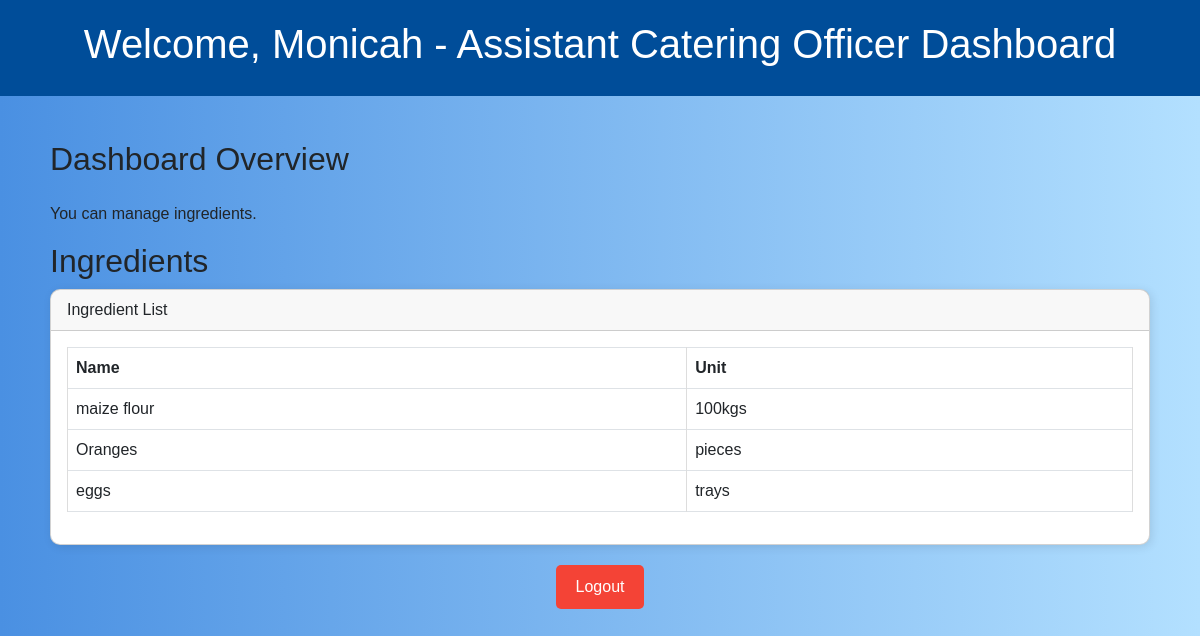
/assistant_catering_officer/ (signed in), run on an earlier commit of the app's database.
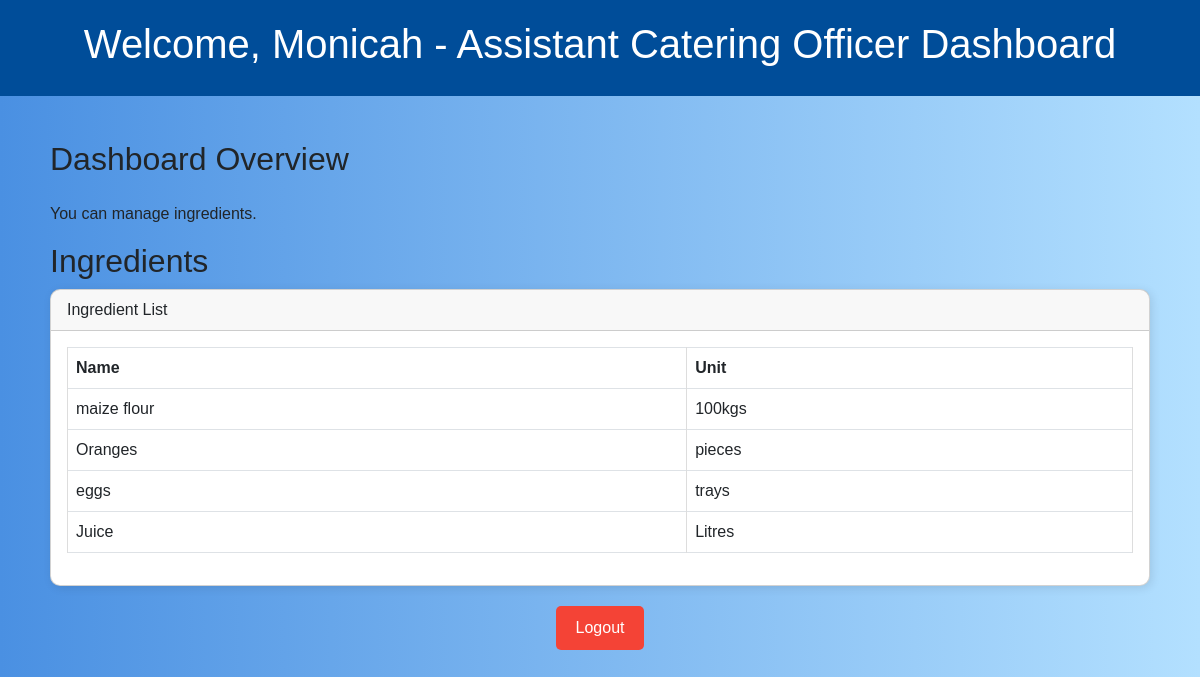
And on a later commit of the database.
### inventory/models.py (models this page shows, shortened)
class Ingredient(models.Model):
    name = models.CharField(max_length=255)
    unit = models.CharField(max_length=50)  # e.g., grams, liters

### inventory/views.py (the view)
# urls.py: path('assistant_catering_officer/', assistant_catering_officer_dashboard, name='assistant_catering_officer_dashboard_url'),
@login_required
def assistant_catering_officer_dashboard(request):
    ingredients =  Ingredient.objects.all()
    context = {
        'ingredients': ingredients
    }
    return render(request, 'accounts/assistant_catering_officer_dashboard.html', context)

### inventory/templates/accounts/assistant_catering_officer_dashboard.html (shortened to what this page needs)
<!DOCTYPE html>
<html lang="en">
<head>
    <link href="https://cdn.jsdelivr.net/npm/bootstrap@5.3.0/dist/css/bootstrap.min.css" rel="stylesheet">
</head>
<body>
    <header>
        <h1>Welcome, {{ user.username }} - Assistant Catering Officer Dashboard</h1>
    </header>
    <div class="container mt-4">
        <h2 class="mb-4">Dashboard Overview</h2>
        <p>You can manage ingredients.</p>
        <div class="table-container">
            <h2 class="section-title">Ingredients</h2>
            <div class="card">
                <div class="card-header">
                    Ingredient List
                </div>
                <div class="card-body">
                    <table class="table table-bordered">
                        <thead>
                            <tr>
                                <th>Name</th>
                                <th>Unit</th>
                            </tr>
                        </thead>
                        <tbody>
                            {% for ingredient in ingredients %}
                                <tr>
                                    <td>{{ ingredient.name }}</td>
                                    <td>{{ ingredient.unit }}</td>
                                </tr>
                            {% empty %}
                                <tr>
                                    <td colspan="2">No ingredients available.</td>
                                </tr>
                            {% endfor %}
                        </tbody>
                    </table>
                </div>
            </div>
        </div>
        <div class="text-center mt-3">
            <a href="{% url 'logout' %}" class="logout-link">Logout</a>
        </div>
    </div>
</body>
</html>

What changed in the data, as far as the page shows it:
added Ingredient: name "Juice", unit "Litres"
